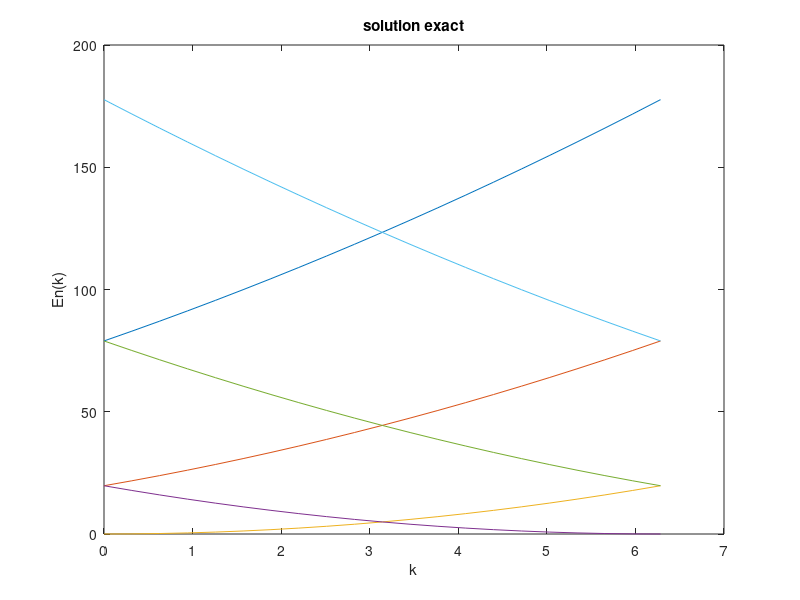

MATLAB code for this plot:
% % % %
%CALCUL DES VALEURS PROPRES
% UTILISANT L'EXPRESSION ANALYTIQUE
% FORMULATION EXACTE
% % % % 

%Bandes d'energies sans potentiel 
%analytiquement
clear all
k = [-0*pi:0.1*pi:2*pi];
N=2
%Nbp=10
%N = ((Nbp)/2);
K = length(k);
E = zeros(N,K);
l = 6


% dx = 1/(Nbp-1);
% %x varie entre [0,1]
% x = [0:dx:1];
% 
% %definition du potentiel 
% %V = 10*cos(2*(2*pi*x)) + 30*tanh(x).*cos(2*pi*x);
% V = 10*cos(2*(2*pi*x));


for n=-N:(N+1)
    indice = n+N+1
    E(n+N+1,:)= (k.^2 + 4.0*n^2*pi^2 - 4.0*k*n*pi )/2.0;
    %E(n+N+1,:)= (k.^2 + 4.0*n^2*pi^2 - 4.0*k*n*pi+ 2*V(n+N+1))/2.0;
end 

figure()
plot(k,E);,title('solution exact')
xlabel('k');
ylabel('En(k)');

%sort(E(1:5,1))




